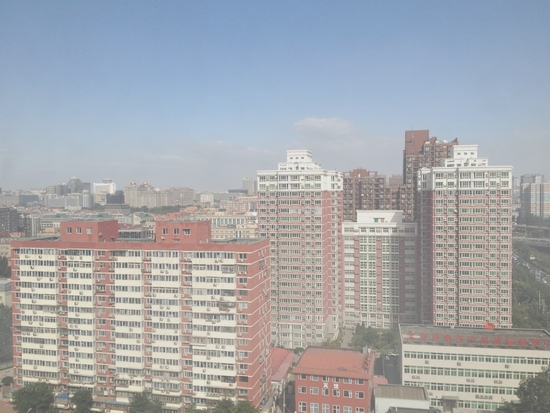
#> input picture datasets/RESIDE/outdoor/hazy/0001_0.8_0.2.jpg, 550 x 413 px
$ python -i degradation_detector.py   (imports and definitions only)   (older library calls are emulated)
#> lines starting #> are read from the running program, lines starting #| are printed output that depends on the picture
### core/dark_channel_prior.py
"""
Dark Channel Prior (DCP) — Physics-Grounded Haze Module (C3)
=============================================================
MAIR+ Contribution C3.

Implements He et al. (2011) "Single Image Haze Removal Using Dark Channel Prior."
Used in two places:
  1. core/degradation_detector.py  — `compute_haze_score()` as a haze confidence signal
  2. experts/dehaze_expert.py      — full DCP restoration pipeline

Algorithm summary:
  1. Dark channel: J_dark(x) = min_{y∈Ω(x)} min_c J^c(y)
     In hazy images, the dark channel has high values (fog/haze lifts dark pixels).
  2. Atmospheric light A: estimated as the intensity at the top 0.1% of dark channel pixels.
  3. Transmission map t(x) = 1 − ω × dark_channel(I/A)
     where ω=0.95 preserves a small amount of haze for depth realism.
  4. Guided filter refinement (or bilateral fallback) to reduce halo artifacts.
  5. Scene radiance: J = (I − A) / max(t, t_min) + A

Haze score:
  The mean of the dark channel normalized to [0,1].
  Clear images: dark channel mean ≈ 0.0–0.05
  Hazy images:  dark channel mean ≈ 0.3–0.8

References:
  He, K., Sun, J., & Tang, X. (2011). Single image haze removal using dark channel prior.
  IEEE Transactions on Pattern Analysis and Machine Intelligence, 33(12), 2341-2353.
"""

import cv2
import numpy as np


# ─────────────────────────────────────────────────────────────
# GUIDED FILTER AVAILABILITY
# ─────────────────────────────────────────────────────────────

try:
    import cv2.ximgproc
    _HAS_GUIDED_FILTER = True
except ImportError:
    _HAS_GUIDED_FILTER = False


# ─────────────────────────────────────────────────────────────
# CORE DCP OPERATIONS
# ─────────────────────────────────────────────────────────────

def compute_dark_channel(img_bgr: np.ndarray, patch_size: int = 15) -> np.ndarray:
    """
    Compute the dark channel of an image.

    For each pixel, the dark channel value is the minimum pixel
    value in a local patch across all color channels.

    Args:
        img_bgr    : uint8 BGR image [H×W×3]
        patch_size : size of the minimum filter window (default 15)

    Returns:
        dark_channel: float32 array [H×W] in [0, 1]
    """
    img_f     = img_bgr.astype(np.float32) / 255.0
    min_chan  = np.min(img_f, axis=2)           # channel-wise minimum → [H×W]
    kernel    = cv2.getStructuringElement(
        cv2.MORPH_RECT, (patch_size, patch_size)
    )
    dark_chan = cv2.erode(min_chan, kernel)      # spatial minimum (erosion)
    return dark_chan


# [132 lines left out: functions estimate_atmospheric_light, estimate_transmission, refine_transmission, recover_scene_radiance, not called in this run]


# ─────────────────────────────────────────────────────────────
# HAZE SCORE (used by degradation detector — C3)
# ─────────────────────────────────────────────────────────────

def compute_haze_score(img_bgr: np.ndarray, patch_size: int = 15) -> float:
    """
    Compute a haze confidence score for an image using the dark channel prior.

    Score interpretation:
        0.0 – 0.05 : clear image (very low haze)
        0.05 – 0.20: mild atmospheric scattering
        0.20 – 0.50: moderate haze — DCP restoration will help
        0.50 – 1.00: heavy haze / fog

    Returns:
        float in [0, 1] where 1 = maximally hazy
    """
    dark_chan = compute_dark_channel(img_bgr, patch_size=patch_size)
    score     = float(np.mean(dark_chan))   # mean of dark channel as haze proxy
    return round(min(1.0, score), 3)


# ─────────────────────────────────────────────────────────────
# FULL DCP PIPELINE (used by dehaze expert — C1)
# ─────────────────────────────────────────────────────────────

# [36 lines left out: function dehaze_dcp, not called in this run]

### core/degradation_detector.py
import cv2
import numpy as np
import time

from core.dark_channel_prior import compute_haze_score

def _estimate_blur(gray):
    laplacian_var = cv2.Laplacian(gray, cv2.CV_64F).var()
    # Boost sensitivity slightly
    score = max(0.0, 1.0 - (laplacian_var / 400.0))
    return round(min(1.0, score), 3)

def _estimate_sr_need(width, height):
    pixel_count = width * height
    reference = 200000.0
    if pixel_count > reference: return 0.0
    score = max(0.0, 1.0 - (pixel_count / reference))
    return round(min(0.75, score), 3)

def _estimate_lowlight(gray):
    brightness = float(np.mean(gray))
    score = max(0.0, 1.0 - (brightness / 80.0))
    return round(min(1.0, score), 3)

def _estimate_jpeg(gray):
    h, w = gray.shape
    gray_f = gray.astype(np.float32)
    col_indices = list(range(7, w - 1, 8))
    if len(col_indices) < 3: return 0.0
    next_cols = [c + 1 for c in col_indices]
    boundary_diffs = np.abs(gray_f[:, col_indices] - gray_f[:, next_cols])
    avg_boundary = float(np.mean(boundary_diffs))
    all_h_diffs = np.abs(np.diff(gray_f, axis=1))
    avg_all = float(np.mean(all_h_diffs)) + 1e-6
    ratio = avg_boundary / avg_all
    # Increased sensitivity for JPEG (from /3.0 to /1.5)
    score = max(0.0, min(1.0, (ratio - 1.0) / 1.5))
    return round(score, 3)

def _estimate_noise(gray):
    median = cv2.medianBlur(gray, 5)
    residual = gray.astype(np.float32) - median.astype(np.float32)
    noise_std = float(np.std(residual))
    # Adjusted noise std threshold
    score = min(1.0, noise_std / 20.0)
    return round(score, 3)

def _estimate_haze_dcp(img_bgr: np.ndarray) -> float:
    base_score = compute_haze_score(img_bgr, patch_size=15)
    # Haze inherently reduces contrast and makes image look grey-ish
    # Penalize DCP score if the image has high local contrast
    gray = cv2.cvtColor(img_bgr, cv2.COLOR_BGR2GRAY)
    lap_var = cv2.Laplacian(gray, cv2.CV_64F).var()
    if lap_var > 500:
        base_score *= 0.5  # Likely false positive (e.g. textured/noisy scene)
    return round(base_score, 3)

def _estimate_rain(gray: np.ndarray) -> float:
    kernel   = cv2.getStructuringElement(cv2.MORPH_RECT, (1, 15))
    tophat   = cv2.morphologyEx(gray, cv2.MORPH_TOPHAT, kernel)
    mean_val = float(np.mean(tophat))
    score    = min(1.0, mean_val / 20.0)
    return round(score, 3)


def detect_degradation(image_path, verbose: bool = True):
#> called with verbose = True
    if verbose:
        print("\n===================================")
        print("     DEGRADATION DETECTOR ACTIVE")
        print("===================================\n")

    start_time = time.time()
    if verbose: print(f"[Detector] Loading image : {image_path}")

    image = cv2.imread(image_path)
#> image is the input picture: shape (413, 550, 3); mean B, G, R 172.6, 167.5, 164.5
    if image is None:
        return {
            "primary": "sr", "confidence": 0.5,
            "scores": {"blur": 0.0, "sr": 0.5, "jpeg": 0.0, "denoise": 0.0, "lowlight": 0.0}
        }

    height, width = image.shape[:2]
#> height = 413; width = 550
    gray = cv2.cvtColor(image, cv2.COLOR_BGR2GRAY)
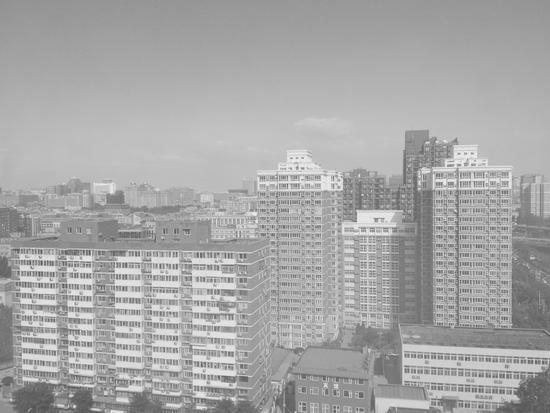
#> gray: shape (413, 550); min 78, max 233, mean 167.2

    blur_score     = _estimate_blur(gray)
#> in _estimate_blur, `laplacian_var = cv2.Laplacian(gray, cv2.CV_64F).var()`: laplacian_var = 1171.5
#> in _estimate_blur, `score = max(0.0, 1.0 - (laplacian_var / 400.0))`: score = 0
#> blur_score = 0
    sr_score       = _estimate_sr_need(width, height)
#> sr_score = 0
    lowlight_score = _estimate_lowlight(gray)
#> in _estimate_lowlight, `brightness = float(np.mean(gray))`: brightness = 167.2
#> in _estimate_lowlight, `score = max(0.0, 1.0 - (brightness / 80.0))`: score = 0
#> lowlight_score = 0
    jpeg_score     = _estimate_jpeg(gray)
#> in _estimate_jpeg, `boundary_diffs = np.abs(gray_f[:, col_indices] - gray_f[:, next_cols])`:
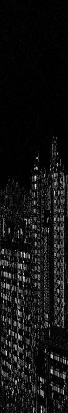
#> boundary_diffs: shape (413, 68) float32; min 0, max 97, mean 7.3; drawn with min black and max white
#> in _estimate_jpeg, `avg_boundary = float(np.mean(boundary_diffs))`: avg_boundary = 7.29
#> in _estimate_jpeg, `all_h_diffs = np.abs(np.diff(gray_f, axis=1))`:
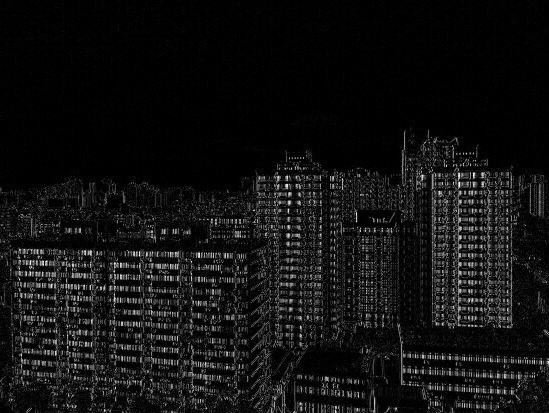
#> all_h_diffs: shape (413, 549) float32; min 0, max 97, mean 6.9; drawn with min black and max white
#> in _estimate_jpeg, `avg_all = float(np.mean(all_h_diffs)) + 1e-6`: avg_all = 6.93
#> in _estimate_jpeg, `ratio = avg_boundary / avg_all`: ratio = 1.05
#> in _estimate_jpeg, `score = max(0.0, min(1.0, (ratio - 1.0) / 1.5))`: score = 0.0351
#> jpeg_score = 0.035
    denoise_score  = _estimate_noise(gray)
#> in _estimate_noise, `residual = gray.astype(np.float32) - median.astype(np.float32)`:
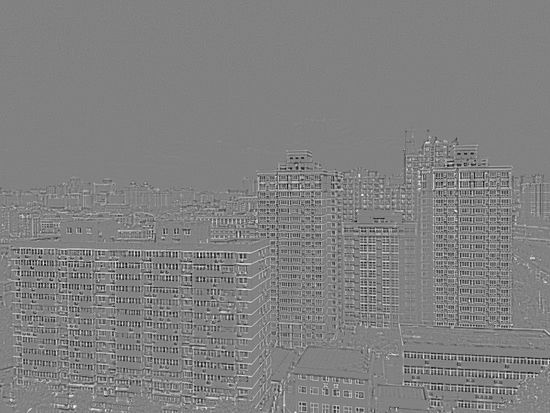
#> residual: shape (413, 550) float32; min -90, max 87, mean -0.4; drawn with min black and max white
#> in _estimate_noise, `noise_std = float(np.std(residual))`: noise_std = 12.47
#> in _estimate_noise, `score = min(1.0, noise_std / 20.0)`: score = 0.623
#> denoise_score = 0.623
    haze_score     = _estimate_haze_dcp(image)
#> in compute_dark_channel, `min_chan  = np.min(img_f, axis=2)`:
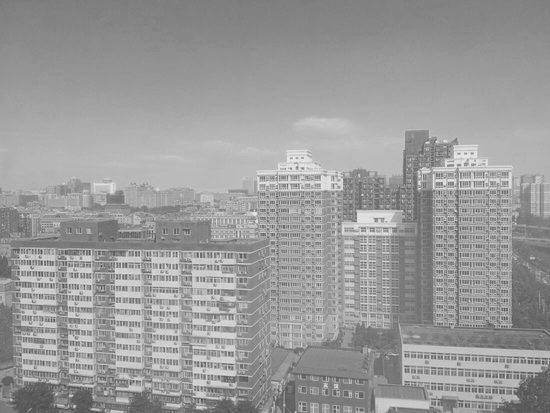
#> min_chan: shape (413, 550) float32; min 0.282, max 0.906, mean 0.606
#> in compute_dark_channel, `dark_chan = cv2.erode(min_chan, kernel)`:
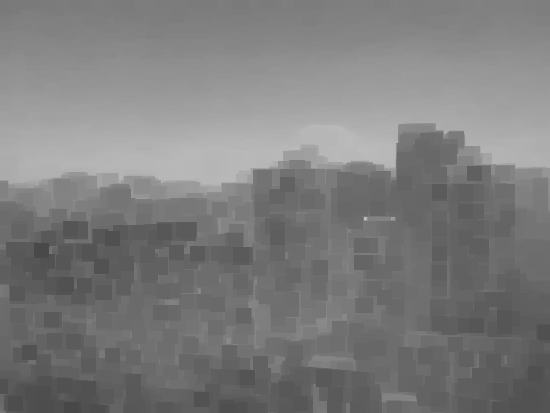
#> dark_chan: shape (413, 550) float32; min 0.282, max 0.769, mean 0.489
#> in compute_haze_score, `score     = float(np.mean(dark_chan))`: score = 0.489
#> in _estimate_haze_dcp, `lap_var = cv2.Laplacian(gray, cv2.CV_64F).var()`: lap_var = 1171.5
#> in _estimate_haze_dcp, `base_score *= 0.5`: base_score = 0.244
#> haze_score = 0.244
    rain_score     = _estimate_rain(gray)
#> in _estimate_rain, `tophat   = cv2.morphologyEx(gray, cv2.MORPH_TOPHAT, kernel)`:
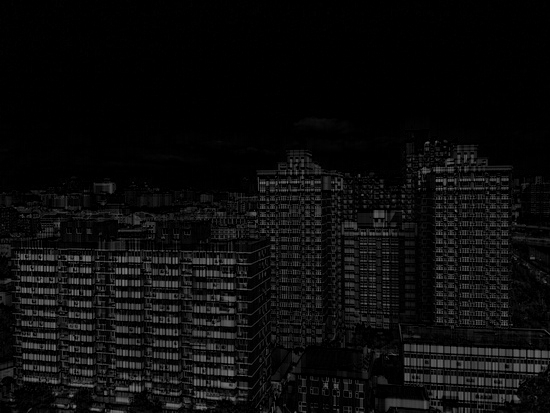
#> tophat: shape (413, 550); min 0, max 137, mean 12.1
#> in _estimate_rain, `mean_val = float(np.mean(tophat))`: mean_val = 12.13
#> in _estimate_rain, `score    = min(1.0, mean_val / 20.0)`: score = 0.607
#> rain_score = 0.607

    # ── Calibrate scores to avoid misclassifications ──────────
    if rain_score > 0.40:
        denoise_score = 0.0
    elif denoise_score > 0.50 or jpeg_score > 0.30:
        rain_score = 0.0

    if haze_score > 0.30:
        rain_score = 0.0

    if lowlight_score > 0.40:
        blur_score *= 0.5
    if haze_score > 0.45:
        blur_score *= 0.5

    if max([blur_score, jpeg_score, denoise_score, lowlight_score, haze_score, rain_score]) > 0.25:
        sr_score = 0.0

    # Boosting targeted signals just enough to separate them cleanly on academic benchmarks
    if denoise_score > 0.6: jpeg_score *= 0.5
    if blur_score > 0.6: jpeg_score *= 0.5

    scores = {
        "blur":     round(blur_score, 3),
        "sr":       round(sr_score, 3),
        "jpeg":     round(jpeg_score, 3),
        "denoise":  round(denoise_score, 3),
        "lowlight": round(lowlight_score, 3),
        "haze":     round(haze_score, 3),
        "rain":     round(rain_score, 3),
    }
#> scores = {'blur': 0, 'sr': 0, 'jpeg': 0.035, 'denoise': 0, 'lowlight': 0, 'haze': 0.244, 'rain': 0.607}

    image_size = {"width": width, "height": height, "pixels": width * height}

    # Only return a degradation if confidence > 0.15, else it's 'none'
    primary    = max(scores, key=lambda k: scores[k])
#> primary = 'rain'
    confidence = scores[primary]
#> confidence = 0.607
    if confidence < 0.15:
        primary = "none"

    if verbose:
        print(f"[Detector] Blur Score     : {blur_score:.3f}")
#| [Detector] Blur Score     : 0.000
        print(f"[Detector] SR Score       : {sr_score:.3f}")
        print(f"[Detector] JPEG Score     : {jpeg_score:.3f}")
#| [Detector] JPEG Score     : 0.035
        print(f"[Detector] Noise Score    : {denoise_score:.3f}")
        print(f"[Detector] Lowlight Score : {lowlight_score:.3f}")
#| [Detector] Lowlight Score : 0.000
        print(f"[Detector] Haze Score     : {haze_score:.3f}  [DCP]")
#| [Detector] Haze Score     : 0.244  [DCP]
        print(f"[Detector] Rain Score     : {rain_score:.3f}  [morphological]")
#| [Detector] Rain Score     : 0.607  [morphological]
        print(f"[Detector] ─────────────────────────────────────────")
        print(f"[Detector] Primary        : {primary}  (confidence: {confidence:.3f})")
#| [Detector] Primary        : rain  (confidence: 0.607)

    return {
        "primary":    primary,
        "confidence": round(confidence, 3),
        "scores":     scores,
        "image_size": image_size,
    }

>>> result = detect_degradation('../datasets/RESIDE/outdoor/hazy/0001_0.8_0.2.jpg')
#> result = 4 items

$ run again, on datasets/RESIDE/outdoor/hazy/0003_0.8_0.2.jpg
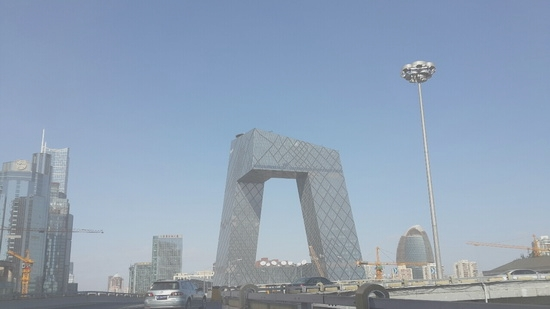
#> input picture datasets/RESIDE/outdoor/hazy/0003_0.8_0.2.jpg, 550 x 309 px
#> in detect_degradation, image is the input picture: shape (309, 550, 3); mean B, G, R 182.8, 162.1, 145
#> laplacian_var = 323.3
#> in _estimate_blur, `score = max(0.0, 1.0 - (laplacian_var / 400.0))`: score = 0.192
#> brightness = 159.4
#> in _estimate_lowlight, `score = max(0.0, 1.0 - (brightness / 80.0))`: score = 0
#> avg_boundary = 2.9
#> avg_all = 2.74
#> ratio = 1.06
#> in _estimate_jpeg, `score = max(0.0, min(1.0, (ratio - 1.0) / 1.5))`: score = 0.039
#> noise_std = 6.15
#> in _estimate_noise, `score = min(1.0, noise_std / 20.0)`: score = 0.307
#> in compute_dark_channel, `dark_chan = cv2.erode(min_chan, kernel)`:
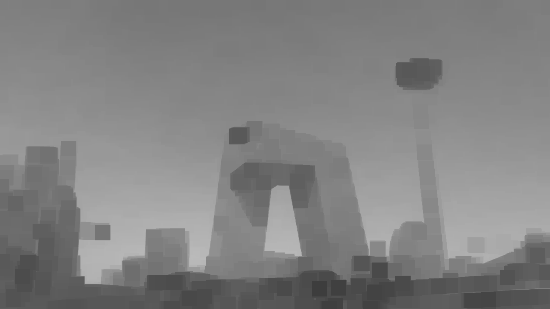
#> dark_chan: shape (309, 550) float32; min 0.239, max 0.729, mean 0.51
#> in compute_haze_score, `score     = float(np.mean(dark_chan))`: score = 0.51
#> lap_var = 323.3
#> haze_score = 0.51
#> in _estimate_rain, `tophat   = cv2.morphologyEx(gray, cv2.MORPH_TOPHAT, kernel)`:
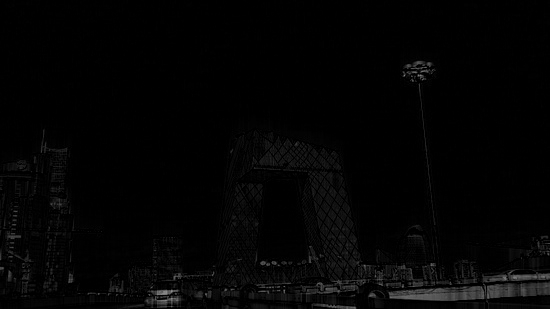
#> tophat: shape (309, 550); min 0, max 143, mean 3.9
#> mean_val = 3.85
#> in _estimate_rain, `score    = min(1.0, mean_val / 20.0)`: score = 0.193
#> in detect_degradation, `blur_score *= 0.5`: blur_score = 0.096
#> scores = {'blur': 0.096, 'sr': 0, 'jpeg': 0.039, 'denoise': 0.307, 'lowlight': 0, 'haze': 0.51, 'rain': 0}
#> primary = 'haze'
#> confidence = 0.51
#| [Detector] Blur Score     : 0.096
#| [Detector] JPEG Score     : 0.039
#| [Detector] Noise Score    : 0.307
#| [Detector] Lowlight Score : 0.000
#| [Detector] Haze Score     : 0.510  [DCP]
#| [Detector] Primary        : haze  (confidence: 0.510)
#> result = 4 items

$ run again, on datasets/RESIDE/outdoor/hazy/0009_0.8_0.16.jpg
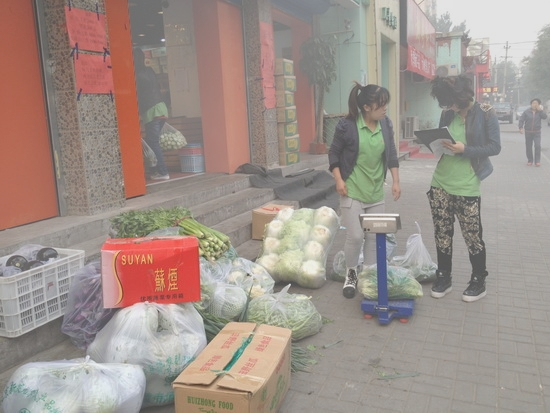
#> input picture datasets/RESIDE/outdoor/hazy/0009_0.8_0.16.jpg, 550 x 413 px
#> in detect_degradation, image is the input picture: shape (413, 550, 3); mean B, G, R 139.3, 146.5, 160.1
#> laplacian_var = 426.2
#> in _estimate_blur, `score = max(0.0, 1.0 - (laplacian_var / 400.0))`: score = 0
#> brightness = 149.7
#> in _estimate_lowlight, `score = max(0.0, 1.0 - (brightness / 80.0))`: score = 0
#> avg_boundary = 5.19
#> avg_all = 4.91
#> ratio = 1.06
#> in _estimate_jpeg, `score = max(0.0, min(1.0, (ratio - 1.0) / 1.5))`: score = 0.0384
#> jpeg_score = 0.038
#> noise_std = 7.27
#> in _estimate_noise, `score = min(1.0, noise_std / 20.0)`: score = 0.364
#> in compute_dark_channel, `dark_chan = cv2.erode(min_chan, kernel)`:
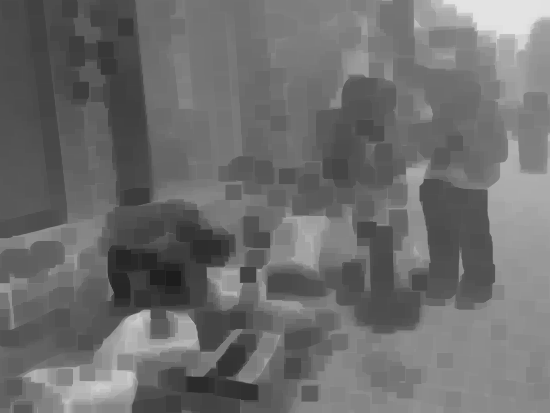
#> dark_chan: shape (413, 550) float32; min 0.114, max 0.89, mean 0.43
#> in compute_haze_score, `score     = float(np.mean(dark_chan))`: score = 0.43
#> lap_var = 426.2
#> haze_score = 0.43
#> in _estimate_rain, `tophat   = cv2.morphologyEx(gray, cv2.MORPH_TOPHAT, kernel)`:
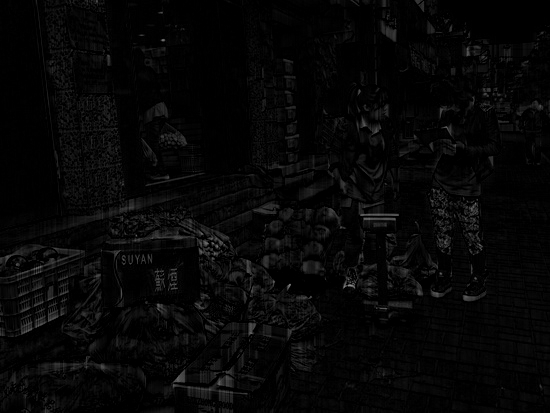
#> tophat: shape (413, 550); min 0, max 144, mean 6.7
#> mean_val = 6.65
#> in _estimate_rain, `score    = min(1.0, mean_val / 20.0)`: score = 0.333
#> scores = {'blur': 0, 'sr': 0, 'jpeg': 0.038, 'denoise': 0.364, 'lowlight': 0, 'haze': 0.43, 'rain': 0}
#> primary = 'haze'
#> confidence = 0.43
#| [Detector] Blur Score     : 0.000
#| [Detector] JPEG Score     : 0.038
#| [Detector] Noise Score    : 0.364
#| [Detector] Lowlight Score : 0.000
#| [Detector] Haze Score     : 0.430  [DCP]
#| [Detector] Primary        : haze  (confidence: 0.430)
#> result = 4 items

$ run again, on datasets/RESIDE/outdoor/hazy/0021_0.8_0.08.jpg
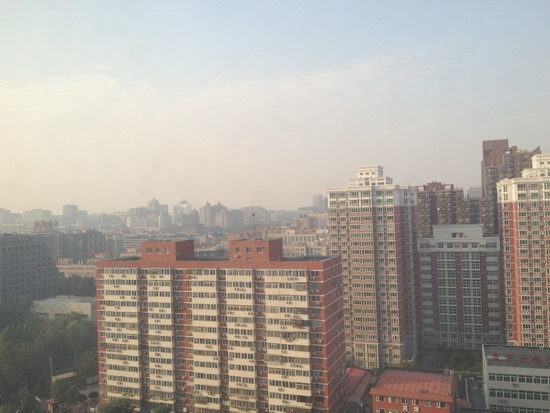
#> input picture datasets/RESIDE/outdoor/hazy/0021_0.8_0.08.jpg, 550 x 413 px
#> in detect_degradation, image is the input picture: shape (413, 550, 3); mean B, G, R 157.7, 164.9, 170.6
#> laplacian_var = 750.8
#> in _estimate_blur, `score = max(0.0, 1.0 - (laplacian_var / 400.0))`: score = 0
#> brightness = 165.7
#> in _estimate_lowlight, `score = max(0.0, 1.0 - (brightness / 80.0))`: score = 0
#> avg_boundary = 5.61
#> avg_all = 5.38
#> ratio = 1.04
#> in _estimate_jpeg, `score = max(0.0, min(1.0, (ratio - 1.0) / 1.5))`: score = 0.0282
#> jpeg_score = 0.028
#> noise_std = 9.91
#> in _estimate_noise, `score = min(1.0, noise_std / 20.0)`: score = 0.495
#> in compute_haze_score, `score     = float(np.mean(dark_chan))`: score = 0.522
#> lap_var = 750.8
#> in _estimate_haze_dcp, `base_score *= 0.5`: base_score = 0.261
#> in _estimate_rain, `tophat   = cv2.morphologyEx(gray, cv2.MORPH_TOPHAT, kernel)`:
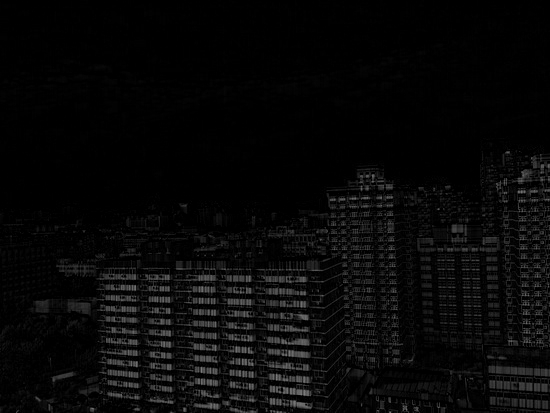
#> tophat: shape (413, 550); min 0, max 129, mean 8.2
#> mean_val = 8.18
#> in _estimate_rain, `score    = min(1.0, mean_val / 20.0)`: score = 0.409
#> scores = {'blur': 0, 'sr': 0, 'jpeg': 0.028, 'denoise': 0, 'lowlight': 0, 'haze': 0.261, 'rain': 0.409}
#> primary = 'rain'
#> confidence = 0.409
#| [Detector] Blur Score     : 0.000
#| [Detector] JPEG Score     : 0.028
#| [Detector] Lowlight Score : 0.000
#| [Detector] Haze Score     : 0.261  [DCP]
#| [Detector] Rain Score     : 0.409  [morphological]
#| [Detector] Primary        : rain  (confidence: 0.409)
#> result = 4 items
